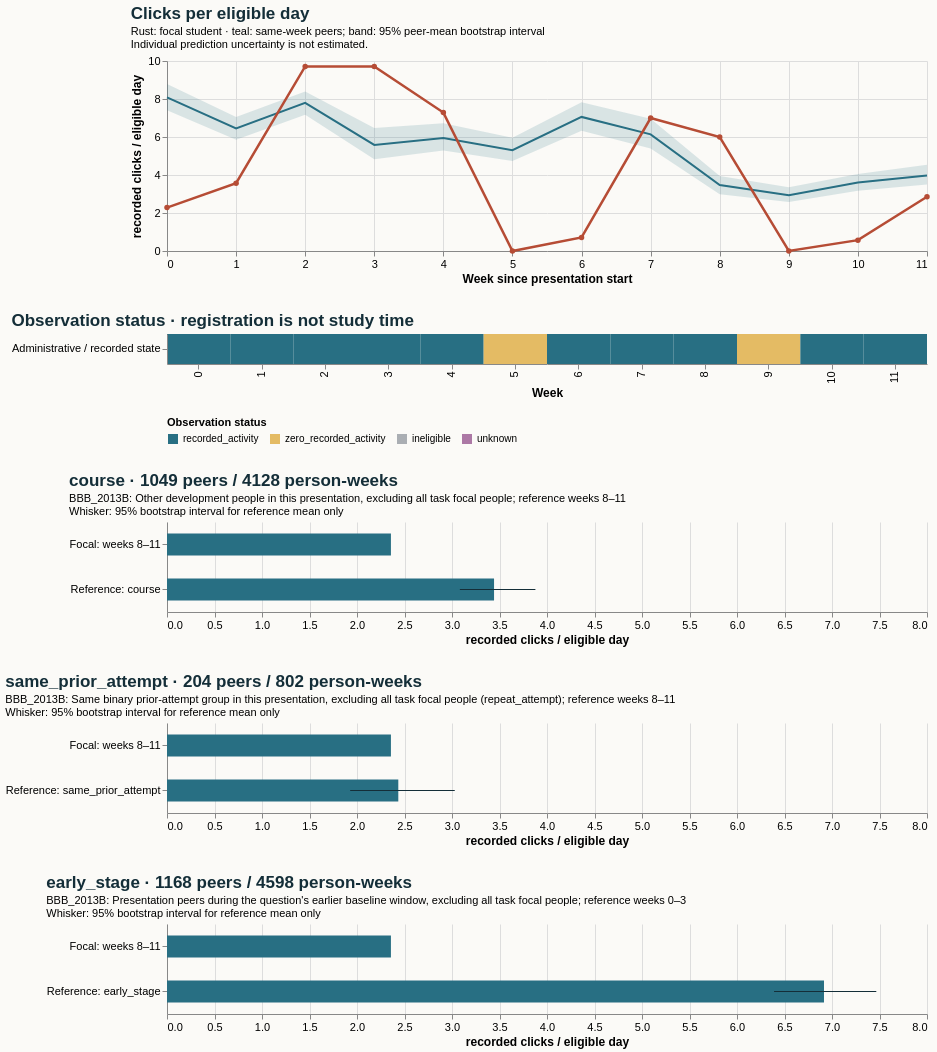

Here is the Vega-Lite specification saved for this chart:
### Vega-Lite specification from a JSON file in a GitHub repository (floating-point values rounded to 4 significant figures)
{"$schema": "https://vega.github.io/schema/vega-lite/v5.20.1.json", "config": {"axis": {"labelFontSize": 11, "titleFontSize": 12}, "background": "#fbfaf7", "font": "sans-serif", "title": {"anchor": "start", "color": "#142e38", "fontSize": 17, "subtitleFontSize": 11}, "view": {"continuousHeight": 300, "continuousWidth": 300, "stroke": null}}, "datasets": {"data-0ff290b01b502d3b295c9d492772a56f": [{"end_day": 6, "focal_value": 2.286, "peer_ci_high": 8.786, "peer_ci_low": 7.403, "peer_mean": 8.09, "peer_observations": 1167, "peer_people": 1167, "reference": "course", "unit": "recorded clicks / eligible day", "week": 0}, {"end_day": 13, "focal_value": 3.571, "peer_ci_high": 7.049, "peer_ci_low": 5.858, "peer_mean": 6.449, "peer_observations": 1159, "peer_people": 1159, "reference": "course", "unit": "recorded clicks / eligible day", "week": 1}, {"end_day": 20, "focal_value": 9.714, "peer_ci_high": 8.393, "peer_ci_low": 7.177, "peer_mean": 7.8, "peer_observations": 1140, "peer_people": 1140, "reference": "course", "unit": "recorded clicks / eligible day", "week": 2}, {"end_day": 27, "focal_value": 9.714, "peer_ci_high": 6.478, "peer_ci_low": 4.83, "peer_mean": 5.586, "peer_observations": 1132, "peer_people": 1132, "reference": "course", "unit": "recorded clicks / eligible day", "week": 3}, {"end_day": 34, "focal_value": 7.286, "peer_ci_high": 6.722, "peer_ci_low": 5.292, "peer_mean": 5.952, "peer_observations": 1093, "peer_people": 1093, "reference": "course", "unit": "recorded clicks / eligible day", "week": 4}, {"end_day": 41, "focal_value": 0.0, "peer_ci_high": 5.959, "peer_ci_low": 4.741, "peer_mean": 5.31, "peer_observations": 1086, "peer_people": 1086, "reference": "course", "unit": "recorded clicks / eligible day", "week": 5}, {"end_day": 48, "focal_value": 0.7143, "peer_ci_high": 7.83, "peer_ci_low": 6.325, "peer_mean": 7.057, "peer_observations": 1075, "peer_people": 1075, "reference": "course", "unit": "recorded clicks / eligible day", "week": 6}, {"end_day": 55, "focal_value": 7.0, "peer_ci_high": 6.962, "peer_ci_low": 5.395, "peer_mean": 6.139, "peer_observations": 1059, "peer_people": 1059, "reference": "course", "unit": "recorded clicks / eligible day", "week": 7}, {"end_day": 62, "focal_value": 6.0, "peer_ci_high": 3.948, "peer_ci_low": 2.99, "peer_mean": 3.471, "peer_observations": 1049, "peer_people": 1049, "reference": "course", "unit": "recorded clicks / eligible day", "week": 8}, {"end_day": 69, "focal_value": 0.0, "peer_ci_high": 3.36, "peer_ci_low": 2.583, "peer_mean": 2.935, "peer_observations": 1032, "peer_people": 1032, "reference": "course", "unit": "recorded clicks / eligible day", "week": 9}, {"end_day": 76, "focal_value": 0.5714, "peer_ci_high": 4.055, "peer_ci_low": 3.177, "peer_mean": 3.602, "peer_observations": 1026, "peer_people": 1026, "reference": "course", "unit": "recorded clicks / eligible day", "week": 10}, {"end_day": 83, "focal_value": 2.857, "peer_ci_high": 4.536, "peer_ci_low": 3.494, "peer_mean": 3.979, "peer_observations": 1021, "peer_people": 1021, "reference": "course", "unit": "recorded clicks / eligible day", "week": 11}], "data-3941c6e5b7230d4e4f5146f09effd4ff": [{"hi": null, "lo": null, "series": "Focal: weeks 8–11", "value": 2.357}, {"hi": 3.029, "lo": 1.928, "series": "Reference: same_prior_attempt", "value": 2.435}], "data-6cd3051814cea9c87e344a1c3f90b3e8": [{"hi": null, "lo": null, "series": "Focal: weeks 8–11", "value": 2.357}, {"hi": 3.878, "lo": 3.083, "series": "Reference: course", "value": 3.443}], "data-995dc3b8fe36f3b22e8c369e9f258625": [{"hi": null, "lo": null, "series": "Focal: weeks 8–11", "value": 2.357}, {"hi": 7.466, "lo": 6.39, "series": "Reference: early_stage", "value": 6.916}], "data-da0a8e455eddeae274cc1a36a0759692": [{"eligible_days": 7.0, "end_day": 6, "logging_completeness": "unknown", "observation_status": "recorded_activity", "row": "Administrative / recorded state", "score_status": "withheld_release_time_unknown", "start_day": 0, "value": 2.286, "week": 0}, {"eligible_days": 7.0, "end_day": 13, "logging_completeness": "unknown", "observation_status": "recorded_activity", "row": "Administrative / recorded state", "score_status": "withheld_release_time_unknown", "start_day": 7, "value": 3.571, "week": 1}, {"eligible_days": 7.0, "end_day": 20, "logging_completeness": "unknown", "observation_status": "recorded_activity", "row": "Administrative / recorded state", "score_status": "withheld_release_time_unknown", "start_day": 14, "value": 9.714, "week": 2}, {"eligible_days": 7.0, "end_day": 27, "logging_completeness": "unknown", "observation_status": "recorded_activity", "row": "Administrative / recorded state", "score_status": "withheld_release_time_unknown", "start_day": 21, "value": 9.714, "week": 3}, {"eligible_days": 7.0, "end_day": 34, "logging_completeness": "unknown", "observation_status": "recorded_activity", "row": "Administrative / recorded state", "score_status": "withheld_release_time_unknown", "start_day": 28, "value": 7.286, "week": 4}, {"eligible_days": 7.0, "end_day": 41, "logging_completeness": "unknown", "observation_status": "zero_recorded_activity", "row": "Administrative / recorded state", "score_status": "withheld_release_time_unknown", "start_day": 35, "value": 0.0, "week": 5}, {"eligible_days": 7.0, "end_day": 48, "logging_completeness": "unknown", "observation_status": "recorded_activity", "row": "Administrative / recorded state", "score_status": "withheld_release_time_unknown", "start_day": 42, "value": 0.7143, "week": 6}, {"eligible_days": 7.0, "end_day": 55, "logging_completeness": "unknown", "observation_status": "recorded_activity", "row": "Administrative / recorded state", "score_status": "withheld_release_time_unknown", "start_day": 49, "value": 7.0, "week": 7}, {"eligible_days": 7.0, "end_day": 62, "logging_completeness": "unknown", "observation_status": "recorded_activity", "row": "Administrative / recorded state", "score_status": "withheld_release_time_unknown", "start_day": 56, "value": 6.0, "week": 8}, {"eligible_days": 7.0, "end_day": 69, "logging_completeness": "unknown", "observation_status": "zero_recorded_activity", "row": "Administrative / recorded state", "score_status": "withheld_release_time_unknown", "start_day": 63, "value": 0.0, "week": 9}, {"eligible_days": 7.0, "end_day": 76, "logging_completeness": "unknown", "observation_status": "recorded_activity", "row": "Administrative / recorded state", "score_status": "withheld_release_time_unknown", "start_day": 70, "value": 0.5714, "week": 10}, {"eligible_days": 7.0, "end_day": 83, "logging_completeness": "unknown", "observation_status": "recorded_activity", "row": "Administrative / recorded state", "score_status": "withheld_release_time_unknown", "start_day": 77, "value": 2.857, "week": 11}]}, "resolve": {"scale": {"color": "independent"}}, "spacing": 28, "vconcat": [{"data": {"name": "data-0ff290b01b502d3b295c9d492772a56f"}, "height": 190, "layer": [{"encoding": {"x": {"axis": {"tickMinStep": 1}, "field": "week", "title": "Week since presentation start", "type": "quantitative"}, "y": {"field": "peer_ci_low", "scale": {"zero": true}, "title": "recorded clicks / eligible day", "type": "quantitative"}, "y2": {"field": "peer_ci_high"}}, "mark": {"color": "#286f83", "opacity": 0.16, "type": "area"}}, {"encoding": {"tooltip": [{"field": "week", "type": "quantitative"}, {"field": "peer_mean", "type": "quantitative"}, {"field": "peer_people", "type": "quantitative"}, {"field": "peer_observations", "type": "quantitative"}], "x": {"field": "week", "type": "quantitative"}, "y": {"field": "peer_mean", "type": "quantitative"}}, "mark": {"color": "#286f83", "strokeWidth": 2, "type": "line"}}, {"encoding": {"tooltip": [{"field": "week", "type": "quantitative"}, {"field": "focal_value", "type": "quantitative"}], "x": {"field": "week", "type": "quantitative"}, "y": {"field": "focal_value", "type": "quantitative"}}, "mark": {"color": "#b64c35", "point": {"color": "#b64c35"}, "strokeWidth": 2.5, "type": "line"}}], "title": {"subtitle": ["Rust: focal student · teal: same-week peers; band: 95% peer-mean bootstrap interval", "Individual prediction uncertainty is not estimated."], "text": "Clicks per eligible day"}, "width": 760}, {"data": {"name": "data-da0a8e455eddeae274cc1a36a0759692"}, "encoding": {"color": {"field": "observation_status", "legend": {"labelLimit": 260, "orient": "bottom"}, "scale": {"domain": ["recorded_activity", "zero_recorded_activity", "ineligible", "unknown"], "range": ["#286f83", "#e4bb64", "#aaaeb3", "#ac78a5"]}, "title": "Observation status", "type": "nominal"}, "tooltip": [{"field": "week", "type": "quantitative"}, {"field": "eligible_days", "type": "quantitative"}, {"field": "observation_status", "type": "nominal"}, {"field": "logging_completeness", "type": "nominal"}], "x": {"field": "week", "title": "Week", "type": "ordinal"}, "y": {"field": "row", "title": null, "type": "nominal"}}, "height": 30, "mark": {"type": "rect"}, "title": "Observation status · registration is not study time", "width": 760}, {"data": {"name": "data-6cd3051814cea9c87e344a1c3f90b3e8"}, "height": 90, "layer": [{"encoding": {"x": {"field": "value", "scale": {"domain": [0, 7.84], "zero": true}, "title": "recorded clicks / eligible day", "type": "quantitative"}, "y": {"field": "series", "sort": null, "title": null, "type": "nominal"}}, "mark": {"color": "#286f83", "size": 22, "type": "bar"}}, {"encoding": {"x": {"field": "lo", "type": "quantitative"}, "x2": {"field": "hi"}, "y": {"field": "series", "sort": null, "title": null, "type": "nominal"}}, "mark": {"color": "#142e38", "type": "rule"}}], "title": {"subtitle": ["BBB_2013B: Other development people in this presentation, excluding all task focal people; reference weeks 8–11", "Whisker: 95% bootstrap interval for reference mean only"], "text": "course · 1049 peers / 4128 person-weeks"}, "width": 760}, {"data": {"name": "data-3941c6e5b7230d4e4f5146f09effd4ff"}, "height": 90, "layer": [{"encoding": {"x": {"field": "value", "scale": {"domain": [0, 7.84], "zero": true}, "title": "recorded clicks / eligible day", "type": "quantitative"}, "y": {"field": "series", "sort": null, "title": null, "type": "nominal"}}, "mark": {"color": "#286f83", "size": 22, "type": "bar"}}, {"encoding": {"x": {"field": "lo", "type": "quantitative"}, "x2": {"field": "hi"}, "y": {"field": "series", "sort": null, "title": null, "type": "nominal"}}, "mark": {"color": "#142e38", "type": "rule"}}], "title": {"subtitle": ["BBB_2013B: Same binary prior-attempt group in this presentation, excluding all task focal people (repeat_attempt); reference weeks 8–11", "Whisker: 95% bootstrap interval for reference mean only"], "text": "same_prior_attempt · 204 peers / 802 person-weeks"}, "width": 760}, {"data": {"name": "data-995dc3b8fe36f3b22e8c369e9f258625"}, "height": 90, "layer": [{"encoding": {"x": {"field": "value", "scale": {"domain": [0, 7.84], "zero": true}, "title": "recorded clicks / eligible day", "type": "quantitative"}, "y": {"field": "series", "sort": null, "title": null, "type": "nominal"}}, "mark": {"color": "#286f83", "size": 22, "type": "bar"}}, {"encoding": {"x": {"field": "lo", "type": "quantitative"}, "x2": {"field": "hi"}, "y": {"field": "series", "sort": null, "title": null, "type": "nominal"}}, "mark": {"color": "#142e38", "type": "rule"}}], "title": {"subtitle": ["BBB_2013B: Presentation peers during the question's earlier baseline window, excluding all task focal people; reference weeks 0–3", "Whisker: 95% bootstrap interval for reference mean only"], "text": "early_stage · 1168 peers / 4598 person-weeks"}, "width": 760}]}
